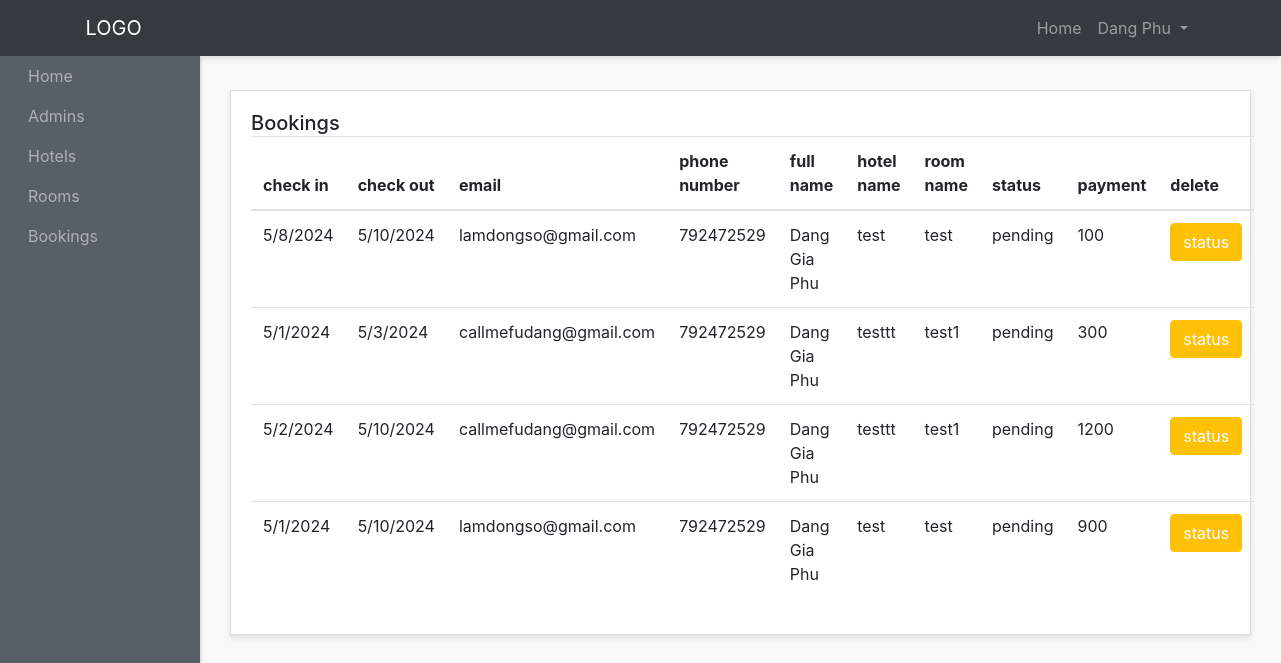
The page /admin-panel/bookings-admins/show-bookings.php (signed in) on the database as committed earlier.
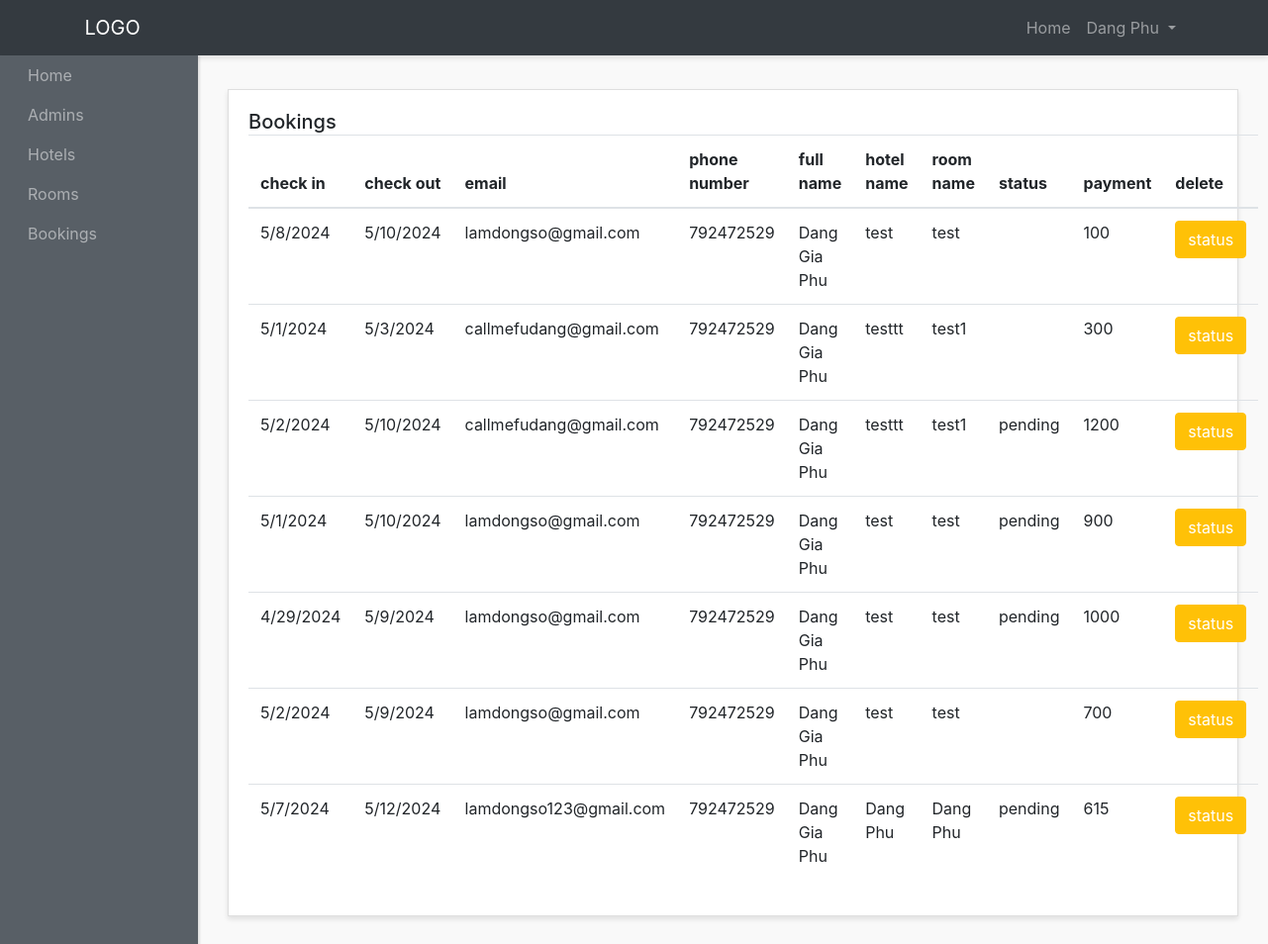
The same page on the database as committed later.
### tables this page shows
CREATE TABLE `bookings` (
  `id` int(5) NOT NULL,
  `check_in` varchar(200) NOT NULL,
  `check_out` varchar(200) NOT NULL,
  `email` varchar(200) NOT NULL,
  `phone_number` int(40) NOT NULL,
  `full_name` varchar(200) NOT NULL,
  `hotel_name` varchar(200) NOT NULL,
  `room_name` varchar(200) NOT NULL,
  `status` varchar(200) NOT NULL,
  `payment` int(10) NOT NULL,
  `user_id` int(5) NOT NULL,
  `created_at` datetime NOT NULL DEFAULT current_timestamp()
);

### admin-panel/bookings-admins/show-bookings.php (the view, shortened to what this page needs)
<?php require "../layouts/header.php" ; ?>
<?php require "../../config/config.php" ; ?>
<?php
  $bookings = $conn->query("SELECT * FROM bookings");
  $bookings->execute();
  $allBookings = $bookings->fetchAll(PDO::FETCH_OBJ);
?>
          <div class="row">
        <div class="col">
          <div class="card">
            <div class="card-body">
              <h5 class="card-title mb-4 d-inline">Bookings</h5>
              <table class="table">
                <thead>
                  <tr>
                    <th scope="col">check in</th>
                    <th scope="col">check out</th>
                    <th scope="col">email</th>
                    <th scope="col">phone number</th>
                    <th scope="col">full name</th>
                    <th scope="col">hotel name</th>
                    <th scope="col">room name</th>
                    <th scope="col">status</th>
                    <th scope="col">payment</th>
                    <th scope="col">delete</th>
                  </tr>
                </thead>
                <tbody>
                  <?php foreach($allBookings as $booking) :?>
                  <tr>
                    <td><?php echo $booking->check_in;?></td>
                    <td><?php echo $booking->check_out;?></td>
                    <td><?php echo $booking->email;?></td>
                    <td><?php echo $booking->phone_number;?></td>
                    <td><?php echo $booking->full_name;?></td>
                    <td><?php echo $booking->hotel_name;?></td>
                    <td><?php echo $booking->room_name;?></td>
                    <td><?php echo $booking->status;?></td>
                    <td><?php echo $booking->payment;?></td>
                     <td><a href="status-bookings.php?id=<?php echo $booking->id;?>" class="btn btn-warning text-white text-center ">status</a></td>
                  </tr>
                  <?php endforeach ;?>
                </tbody>
              </table>
            </div>
          </div>
        </div>
      </div>
<?php require "../layouts/footer.php"; ?>

Rows that differ between the two databases and show on the page:
changed bookings (number 1 of 7 on the later page): status "pending" → (not shown)
changed bookings (number 2 of 7 on the later page): status "pending" → (not shown)
added bookings: check_in "4/29/2024", check_out "5/9/2024", email "lamdongso@gmail.com", phone_number "792472529", full_name "Dang Gia Phu", hotel_name "test", room_name "test", status "pending", payment "1000"
added bookings: check_in "5/2/2024", check_out "5/9/2024", email "lamdongso@gmail.com", phone_number "792472529", full_name "Dang Gia Phu", hotel_name "test", room_name "test", payment "700"
added bookings: check_in "5/7/2024", check_out "5/12/2024", email "lamdongso123@gmail.com", phone_number "792472529", full_name "Dang Gia Phu", hotel_name "Dang Phu", room_name "Dang Phu", status "pending", payment "615"
